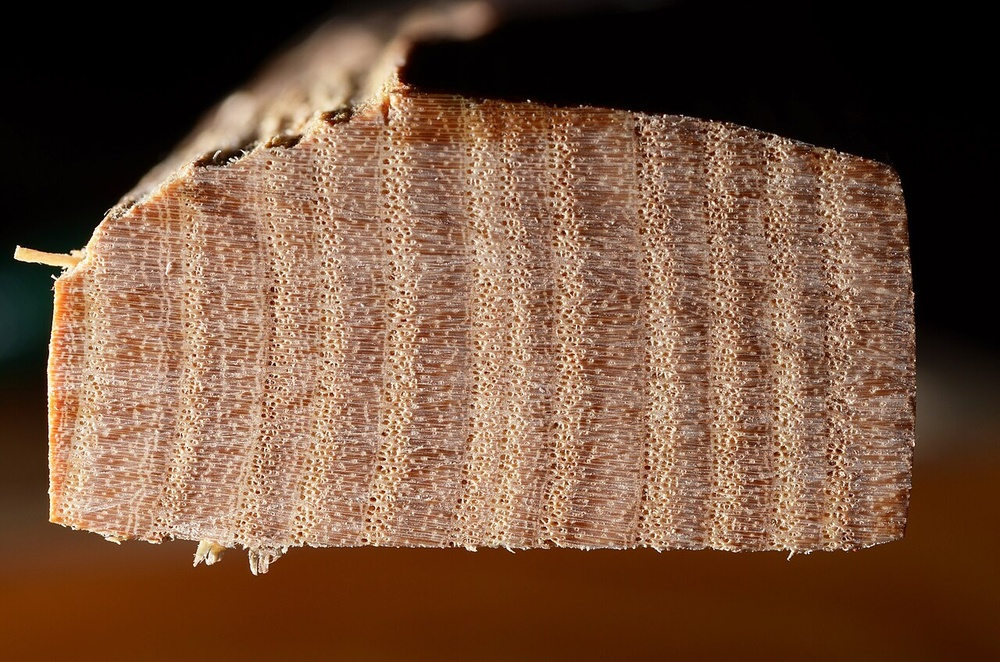
#> input picture dendro-shell/examples/disc_sample.jpg, 1000 x 662 px, shrunk from 1280 x 848 before the run
$ python -i boolean_bridge.py   (imports and definitions only)   (older library calls are emulated)
#> lines starting #> are read from the running program, lines starting #| are printed output that depends on the picture; after the words box and inside, x2 and y2 are one past the last pixel; in counts of white or black regions, pixels touching at a corner belong together
"""Boolean ring matching across cracks, checks, and damaged zones.

Pipeline:
1. Build a binary latewood / ring-edge map.
2. Build a binary break mask (radial cracks, bright fissures).
3. Detect fragments with ``ring_map & ~break_mask``.
4. Match fragments into whole rings with a Boolean radius predicate
   (same ring if |r_a - r_b| ≤ tol), then morphologically close gaps
   in polar space so a measurement path can recover bridged ticks.
"""

from __future__ import annotations

from dataclasses import dataclass, field

import cv2
import numpy as np
from scipy.signal import find_peaks

from dendro_shell.detect.classical import DetectResult, _adaptive_min_distance, _edge_strength
from dendro_shell.geometry import (
    PathSample,
    estimate_pith_center,
    polar_unwrap,
    sample_profile,
)
from dendro_shell.preprocess import preprocess_gray
from dendro_shell.project import Point, RingTick


@dataclass
class BridgeInfo:
    """Diagnostics for one bridged ring tick."""

    distance_px: float
    radius_px: float
    n_fragments: int
    crossed_break: bool
    match_score: float


# [9 lines that did not run here, left out]


# [46 lines that did not run here, left out]


def detect_ring_map(gray: np.ndarray) -> np.ndarray:
    """Binary latewood / ring-boundary map."""
    blur = cv2.GaussianBlur(gray, (0, 0), 0.8)
    # Dark latewood
    inv = cv2.bitwise_not(blur)
    clahe = cv2.createCLAHE(clipLimit=2.5, tileGridSize=(8, 8))
    enh = clahe.apply(inv)
    edges = cv2.Canny(enh, 40, 120)
    # Also Otsu on inverted for thick latewood
    _, otsu = cv2.threshold(enh, 0, 255, cv2.THRESH_BINARY + cv2.THRESH_OTSU)
    ring = cv2.bitwise_or(edges, cv2.morphologyEx(otsu, cv2.MORPH_OPEN, np.ones((2, 2), np.uint8)))
    ring = cv2.dilate(ring, np.ones((2, 2), np.uint8), iterations=1)
    return ring


def boolean_same_ring(r_a: float, r_b: float, tol: float) -> bool:
    """Boolean predicate: fragments belong to the same annual ring."""
    return abs(r_a - r_b) <= tol


# [18 lines that did not run here, left out]


def _radii_from_polar(polar_closed: np.ndarray, *, min_distance: int = 4) -> list[float]:
    """Consensus ring radii from angle-mean of closed polar ring map."""
    profile = np.mean(polar_closed.astype(np.float64), axis=0)
    if profile.max() <= 0:
        return []
    strength = profile / (profile.max() + 1e-8)
    # Also boost with classical trough-style on inverted mean intensity if needed
    peaks, props = find_peaks(strength, distance=max(2, min_distance), prominence=0.05)
    if len(peaks) < 3:
        peaks, props = find_peaks(strength, distance=max(2, min_distance // 2), prominence=0.02)
    return [float(p) for p in peaks]


# [85 lines that did not run here, left out]


# [64 lines that did not run here, left out]


# [9 lines that did not run here, left out]

>>> import cv2
>>> picture = cv2.imread('../../../examples/disc_sample.jpg', cv2.IMREAD_GRAYSCALE)
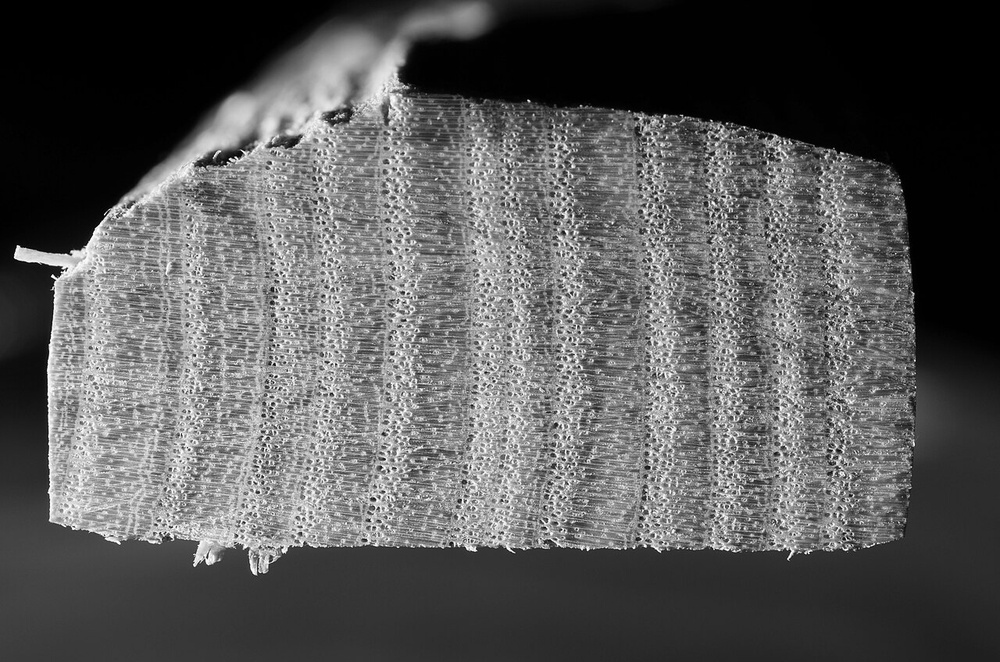
#> picture: shape (662, 1000); min 0, max 255, mean 88.8
>>> result = detect_ring_map(picture)
#> in detect_ring_map, `inv = cv2.bitwise_not(blur)`:
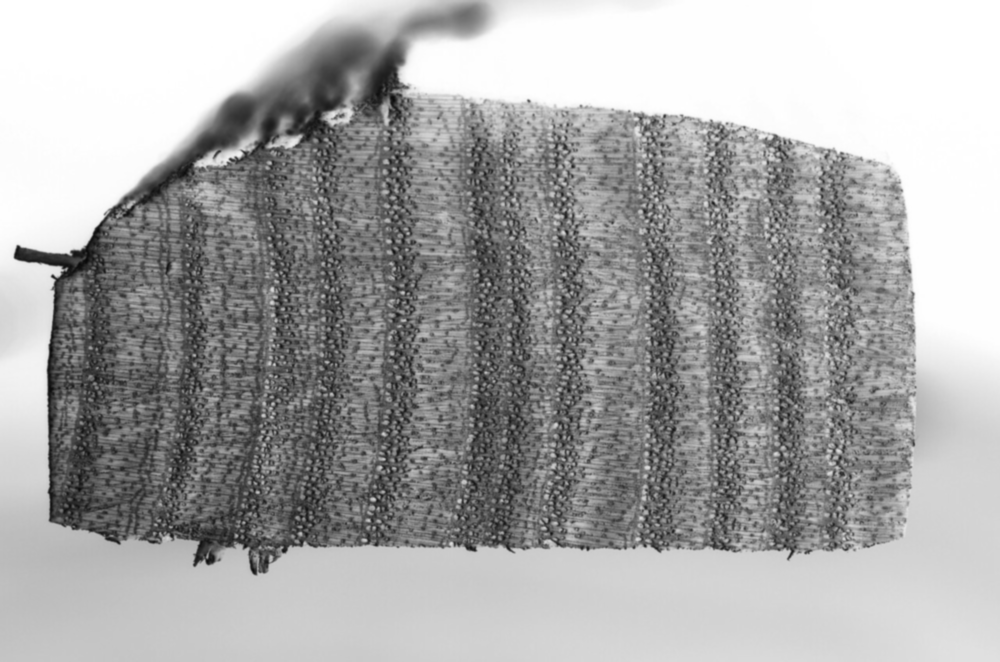
#> inv: shape (662, 1000); min 8, max 255, mean 166.2
#> in detect_ring_map, `enh = clahe.apply(inv)`:
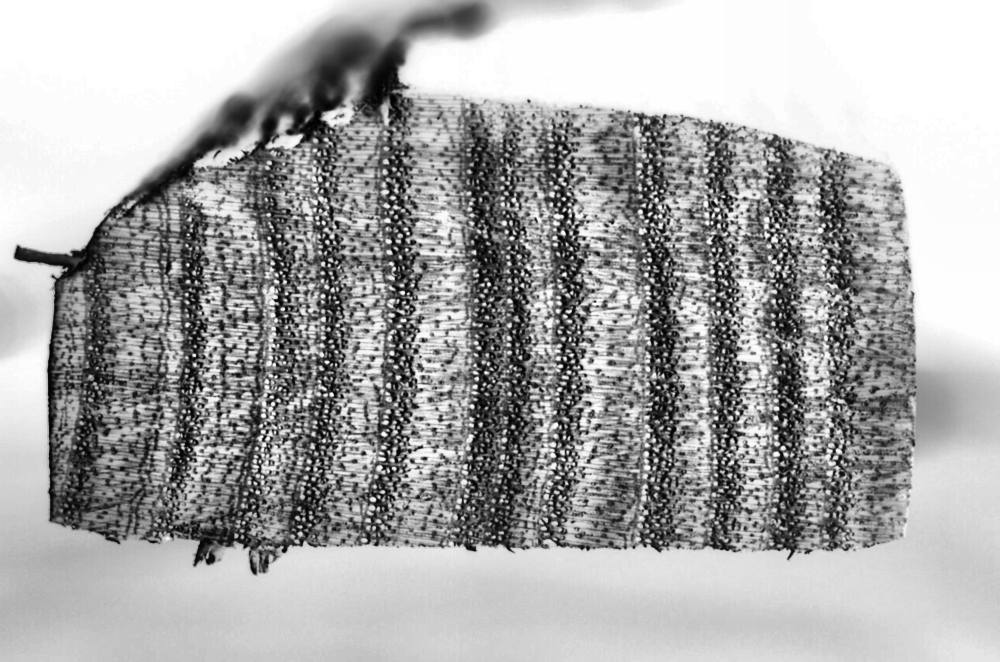
#> enh: shape (662, 1000); min 0, max 255, mean 168.2
#> in detect_ring_map, `edges = cv2.Canny(enh, 40, 120)`:
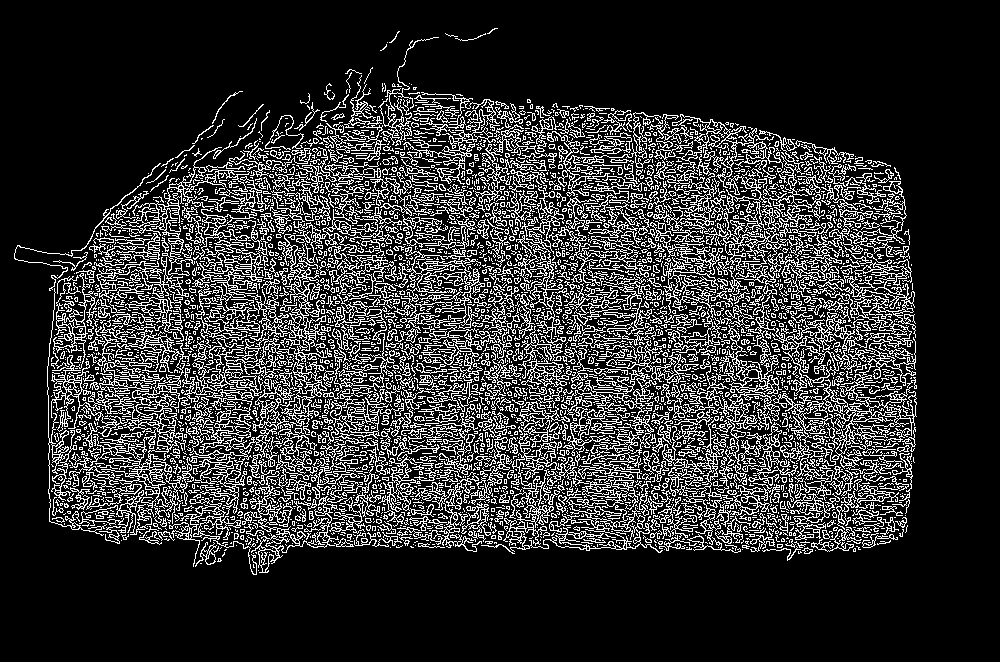
#> edges: shape (662, 1000); 18.8% white in thin lines or dots, all inside (x1, y1, x2, y2) = (14, 28, 917, 575)
#> in detect_ring_map, `_, otsu = cv2.threshold(enh, 0, 255, cv2.THRESH_BINARY + cv2.THRESH_OT..`:
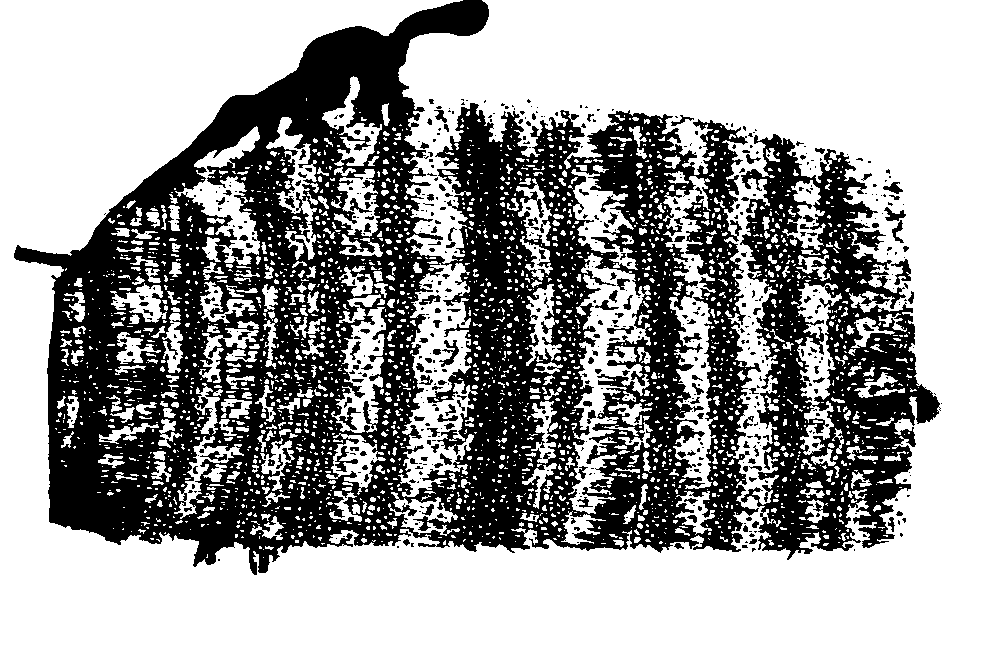
#> otsu: shape (662, 1000); 63.3% white; 628 black regions (467 under 20 px), largest, box (x1, y1, x2, y2) and area: (14, 0, 761, 575) 194904, (740, 134, 941, 560) 37889, (891, 259, 911, 285) 223
#> in detect_ring_map, `ring = cv2.bitwise_or(edges, cv2.morphologyEx(otsu, cv2.MORPH_OPEN, np..`:
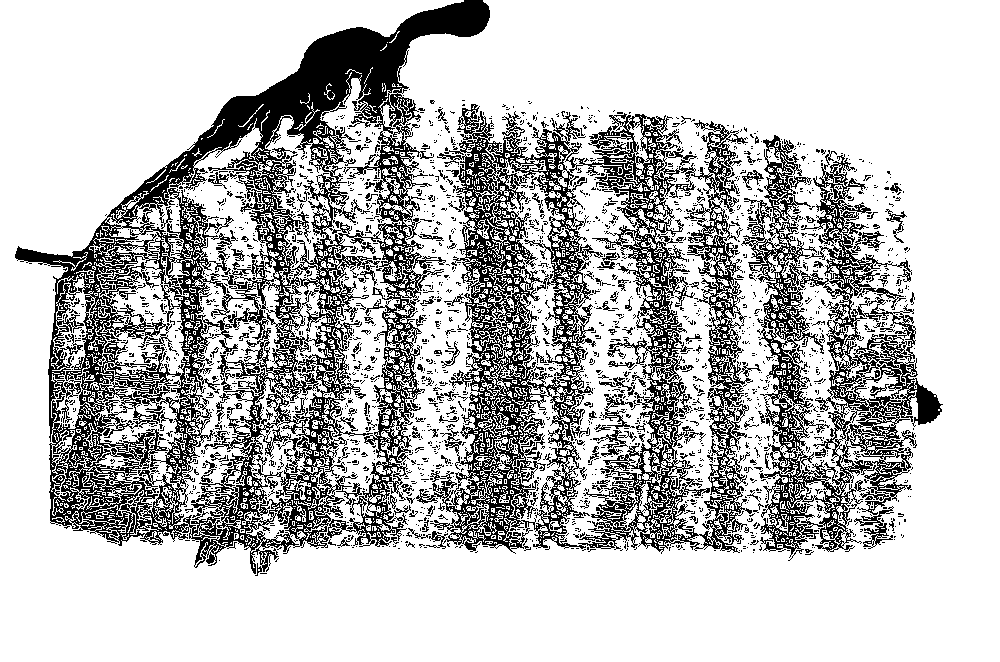
#> ring: shape (662, 1000); 74.9% white; black in thin lines or dots, all inside (x1, y1, x2, y2) = (15, 0, 943, 576)
#> in detect_ring_map, `ring = cv2.dilate(ring, np.ones((2, 2), np.uint8), iterations=1)`:
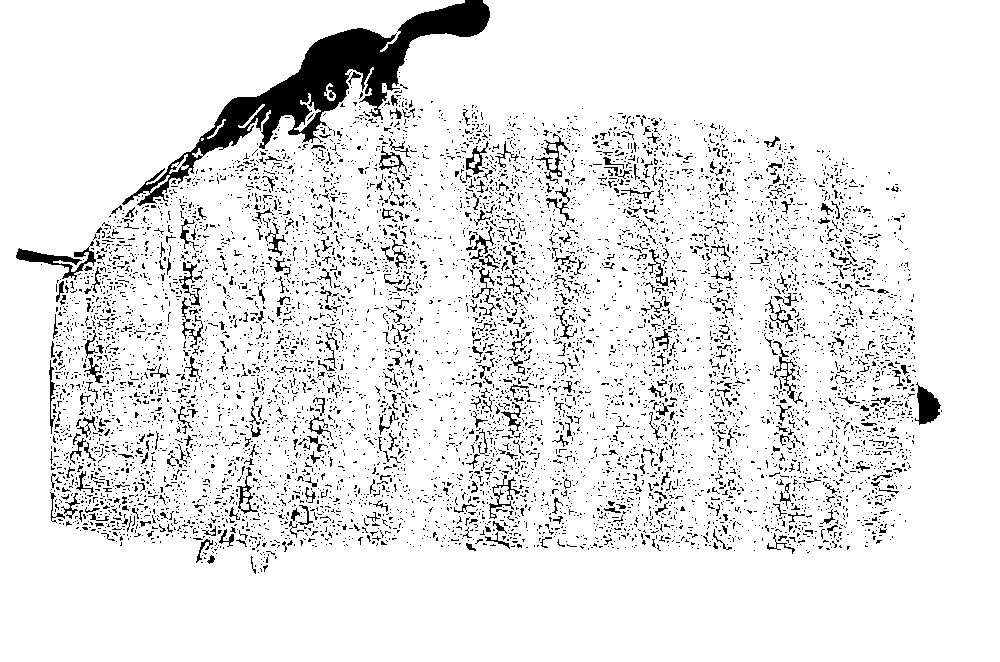
#> ring: shape (662, 1000); 91% white; 7606 black regions (7226 under 20 px), largest, box (x1, y1, x2, y2) and area: (122, 0, 490, 206) 13302, (16, 241, 96, 280) 814, (915, 382, 941, 425) 624
